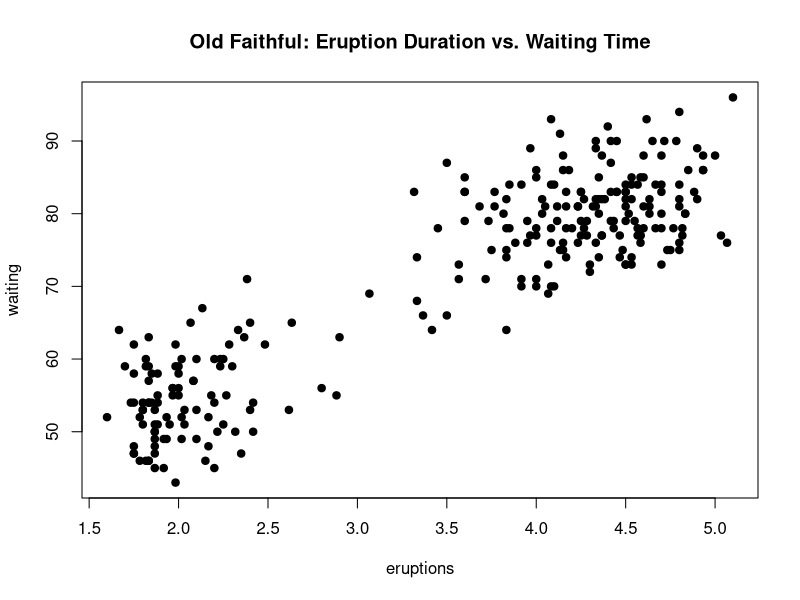
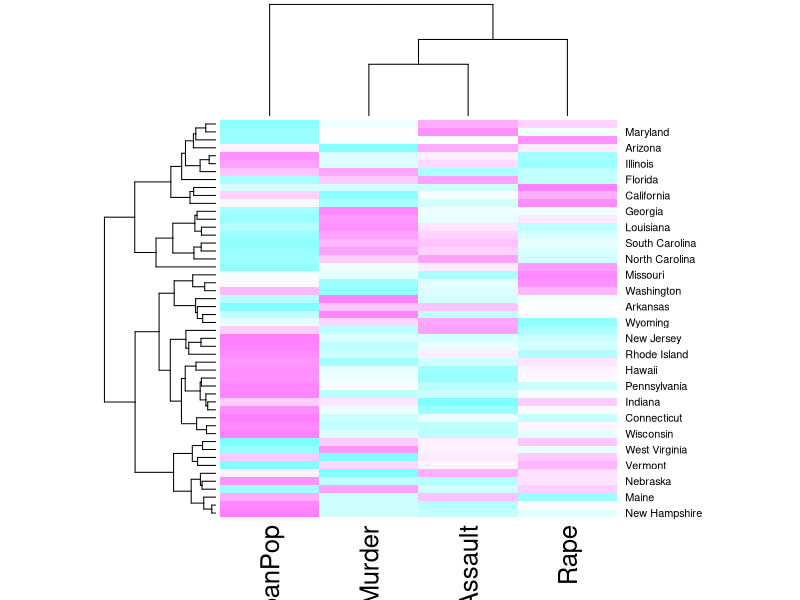
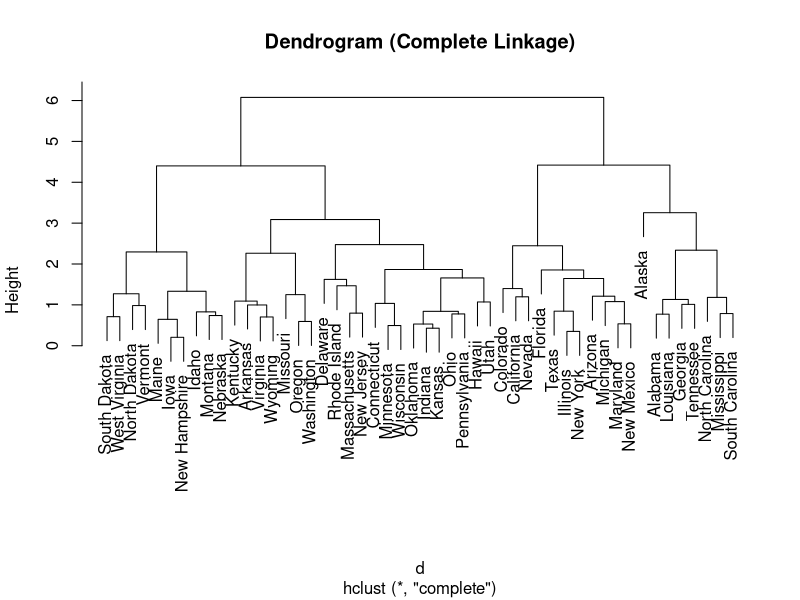
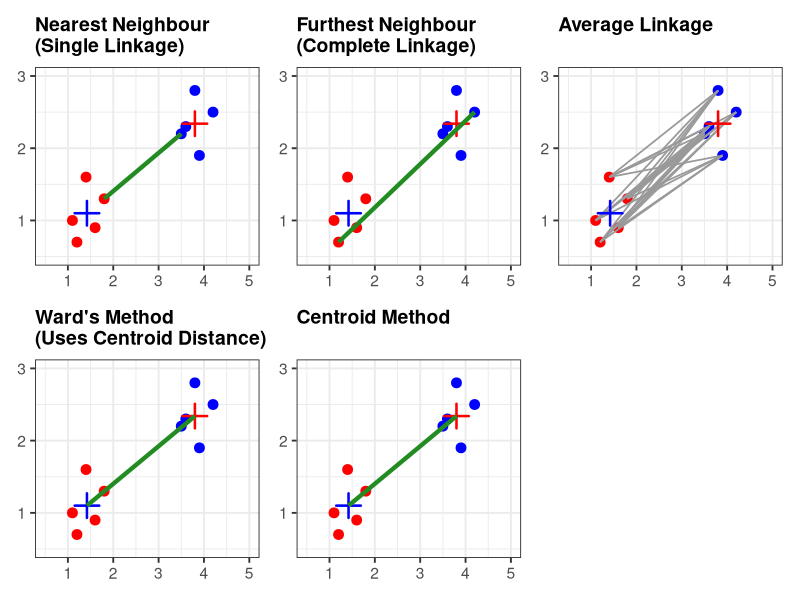

These figures' R source, in order:
## ---- chunk 1
# Preload some packages
knitr::opts_chunk$set(echo = TRUE, message=FALSE)
library(tidyverse)
library(reshape2)
library(dplyr)

## ---- chunk 2
#| label: faithful-plot
#| fig-cap: "Old Faithful geyser data"
data(faithful)
plot(faithful,
     main = "Old Faithful: Eruption Duration vs. Waiting Time",
     pch = 19)

## ---- chunk 3
#| code-fold: false
#| code-summary: "R Code for Heatmap"
#| label: heatmap-demo

# Example: heatmap of a scaled dataset

df <- scale(USArrests)
heatmap(df, col = cm.colors(256))
## ---- chunk 4
#| label: dendrogram-demo
#| eval: true
#| code-summary: "Dendropgram"
#| code-fold: false
#| fig-width: 10
#| fig-height: 8
#| fig-align: "center"
d <- dist(scale(USArrests))
hc <- hclust(d, method = "complete")
plot(hc, main = "Dendrogram (Complete Linkage)")

## ---- chunk 5
library(ggplot2)
library(dplyr)

set.seed(4750)

# -------------------------------------------------------------------
# Data: two clusters
# -------------------------------------------------------------------
red <- data.frame(
  x = c(1.1, 1.4, 1.8, 1.2, 1.6),
  y = c(1.0, 1.6, 1.3, 0.7, 0.9),
  cluster = "red"
)

blue <- data.frame(
  x = c(3.5, 3.8, 4.2, 3.9, 3.6),
  y = c(2.2, 2.8, 2.5, 1.9, 2.3),
  cluster = "blue"
)

df <- bind_rows(red, blue)

# Centroids
centroids <- df %>%
  group_by(cluster) %>%
  summarize(x = mean(x), y = mean(y), .groups = "drop")

# -------------------------------------------------------------------
# Pairwise distances between red and blue points
# -------------------------------------------------------------------
dist_mat  <- as.matrix(dist(df[, 1:2]))
nr        <- nrow(red)
nb        <- nrow(blue)
# distances only between red and blue rows
cross_dist <- dist_mat[1:nr, (nr + 1):(nr + nb)]

# helper: get coordinates for a (i,j) pair index
get_pair_coords <- function(i, j) {
  data.frame(
    x1 = red$x[i],
    y1 = red$y[i],
    x2 = blue$x[j],
    y2 = blue$y[j]
  )
}

# -------------------------------------------------------------------
# 1) Single linkage: nearest neighbor edge
# -------------------------------------------------------------------
idx_min   <- which(cross_dist == min(cross_dist), arr.ind = TRUE)
edge_single <- get_pair_coords(idx_min[1, 1], idx_min[1, 2])

g1 <- ggplot(df, aes(x, y, color = cluster)) +
  geom_point(size = 3) +
  geom_point(data = centroids,
             aes(x, y),
             color = c("red", "blue"),
             shape = 3, size = 5, stroke = 1.3) +
  geom_segment(data = edge_single,
               aes(x = x1, y = y1, xend = x2, yend = y2),
               color = "forestgreen", linewidth = 1.5) +
  scale_color_manual(values = c(red = "red", blue = "blue")) +
  coord_cartesian(xlim = c(0.5, 5), ylim = c(0.5, 3)) +
  theme_bw(base_size = 14) +
  theme(
    legend.position = "none",
    plot.title = element_text(size = 14, face = "bold"),
    axis.title = element_blank()
  ) +
  ggtitle("Nearest Neighbour \n(Single Linkage)")



# -------------------------------------------------------------------
# 2) Complete linkage: furthest neighbor edge
# -------------------------------------------------------------------
idx_max <- which(cross_dist == max(cross_dist), arr.ind = TRUE)
edge_complete <- get_pair_coords(idx_max[1, 1], idx_max[1, 2])

g2 <- ggplot(df, aes(x, y, color = cluster)) +
  geom_point(size = 3) +
  geom_point(data = centroids,
             aes(x, y),
             color = c("red", "blue"),
             shape = 3, size = 5, stroke = 1.3) +
  geom_segment(data = edge_complete,
               aes(x = x1, y = y1, xend = x2, yend = y2),
               color = "forestgreen", linewidth = 1.5) +
  scale_color_manual(values = c(red = "red", blue = "blue")) +
  coord_cartesian(xlim = c(0.5, 5), ylim = c(0.5, 3)) +
  theme_bw(base_size = 14) +
  theme(
    legend.position = "none",
    plot.title = element_text(size = 14, face = "bold"),
    axis.title = element_blank()
  ) +
  ggtitle("Furthest Neighbour \n(Complete Linkage)")



# -------------------------------------------------------------------
# 3) Average linkage: all cross-cluster distances shown
# -------------------------------------------------------------------
# Build all pairwise edges between red and blue
edge_average <- expand.grid(
  i = 1:nr,
  j = 1:nb
) %>%
  mutate(
    x1 = red$x[i],
    y1 = red$y[i],
    x2 = blue$x[j],
    y2 = blue$y[j]
  )

g3 <- ggplot(df, aes(x, y, color = cluster)) +
  geom_point(size = 3) +
  # draw all cross-cluster distances as thin grey segments
  geom_segment(data = edge_average,
               aes(x = x1, y = y1, xend = x2, yend = y2),
               inherit.aes = FALSE,
               color = "grey60", linewidth = 0.6) +
  geom_point(data = centroids,
             aes(x, y),
             color = c("red", "blue"),
             shape = 3, size = 5, stroke = 1.3) +
  scale_color_manual(values = c(red = "red", blue = "blue")) +
  coord_cartesian(xlim = c(0.5, 5), ylim = c(0.5, 3)) +
  theme_bw(base_size = 14) +
  theme(
    legend.position = "none",
    plot.title = element_text(size = 14, face = "bold"),
    axis.title = element_blank()
  ) +
  ggtitle("Average Linkage")



# -------------------------------------------------------------------
# 4) Ward's Method: distance between centroids (illustrative)
#    (In reality, Ward uses increase in SST; geometrically it's
#     based on centroids, so we show the centroid–centroid distance.)
# -------------------------------------------------------------------
red_centroid  <- centroids[centroids$cluster == "red", ]
blue_centroid <- centroids[centroids$cluster == "blue", ]

edge_centroid <- data.frame(
  x1 = red_centroid$x,
  y1 = red_centroid$y,
  x2 = blue_centroid$x,
  y2 = blue_centroid$y
)

g4 <- ggplot(df, aes(x, y, color = cluster)) +
  geom_point(size = 3) +
  geom_point(data = centroids,
             aes(x, y),
             color = c("red", "blue"),
             shape = 3, size = 5, stroke = 1.3) +
  geom_segment(data = edge_centroid,
               aes(x = x1, y = y1, xend = x2, yend = y2),
               color = "forestgreen", linewidth = 1.5) +
  scale_color_manual(values = c(red = "red", blue = "blue")) +
  coord_cartesian(xlim = c(0.5, 5), ylim = c(0.5, 3)) +
  theme_bw(base_size = 14) +
  theme(
    legend.position = "none",
    plot.title = element_text(size = 14, face = "bold"),
    axis.title = element_blank()
  ) +
  ggtitle("Ward's Method\n(Uses Centroid Distance)")



# -------------------------------------------------------------------
# 5) Centroid Method: distance between centroids
# -------------------------------------------------------------------
g5 <- ggplot(df, aes(x, y, color = cluster)) +
  geom_point(size = 3) +
  geom_point(data = centroids,
             aes(x, y),
             color = c("red", "blue"),
             shape = 3, size = 5, stroke = 1.3) +
  geom_segment(data = edge_centroid,
               aes(x = x1, y = y1, xend = x2, yend = y2),
               color = "forestgreen", linewidth = 1.5) +
  scale_color_manual(values = c(red = "red", blue = "blue")) +
  coord_cartesian(xlim = c(0.5, 5), ylim = c(0.5, 3)) +
  theme_bw(base_size = 14) +
  theme(
    legend.position = "none",
    plot.title = element_text(size = 14, face = "bold"),
    axis.title = element_blank()
  ) +
  ggtitle("Centroid Method")


patchwork::wrap_plots(g1,g2,g3,g4,g5,ncol=3)
## ---- chunk 6
#| label: data-setup-food
#| output: true
#| code-fold: true

# Setup the data matrix (rows are foods, columns are traits)
food_data <- matrix(
  c(340, 20, 28, 9, 2.6,
    245, 21, 17, 9, 2.7,
    420, 15, 39, 7, 2.0,
    375, 19, 32, 9, 2.6,
    180, 21, 10, 17, 3.7,
    115, 20, 3, 8, 1.4,
    170, 25, 7, 12, 1.5,
    160, 26, 5, 14, 5.9),
  ncol = 5, byrow = TRUE,
  dimnames = list(c("BB", "HR", "BR", "BS", "BC", "CB", "CC", "BH"), 
                  c("X1_Energy", "X2_Protein", "X3_Fat", "X4_Calcium", "X5_Iron"))
)

# Calculate the distance matrix (Euclidean distance is default)
food_dist <- dist(food_data)
# Print the first few distances
print(round(as.matrix(food_dist)[1:4, 1:4], 1))

